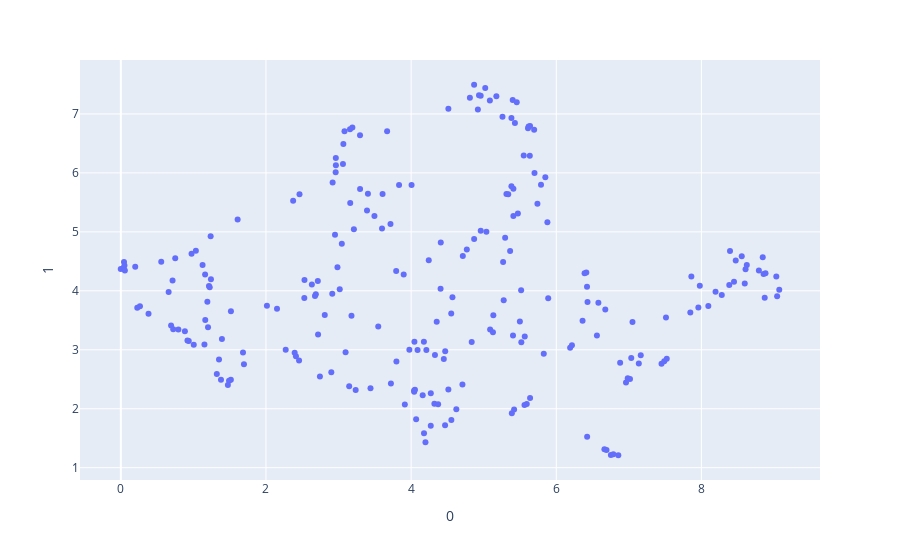

Notebook cell for this chart:
### Code cell
fig.show()

### Figure 1 — Plotly figure (JSON) as saved in the notebook; plotly's stock layout.template omitted (floating-point values rounded to 4 significant figures; data arrays with more than 128 entries replaced by an {"elided": "..."} marker saying what was removed)
{"data": [{"hovertemplate": "<b>%{hovertext}</b><br><br>0=%{x}<br>1=%{y}<extra></extra>", "hovertext": {"elided": "236 str values"}, "legendgroup": "", "marker": {"color": "#636efa", "opacity": 1, "symbol": "circle"}, "mode": "markers", "name": "", "orientation": "v", "showlegend": false, "x": {"elided": "236 float values"}, "xaxis": "x", "y": {"elided": "236 float values"}, "yaxis": "y", "type": "scatter"}], "layout": {"xaxis": {"anchor": "y", "domain": [0.0, 1.0], "title": {"text": "0"}}, "yaxis": {"anchor": "x", "domain": [0.0, 1.0], "title": {"text": "1"}}, "legend": {"tracegroupgap": 0}, "margin": {"t": 60}}}
